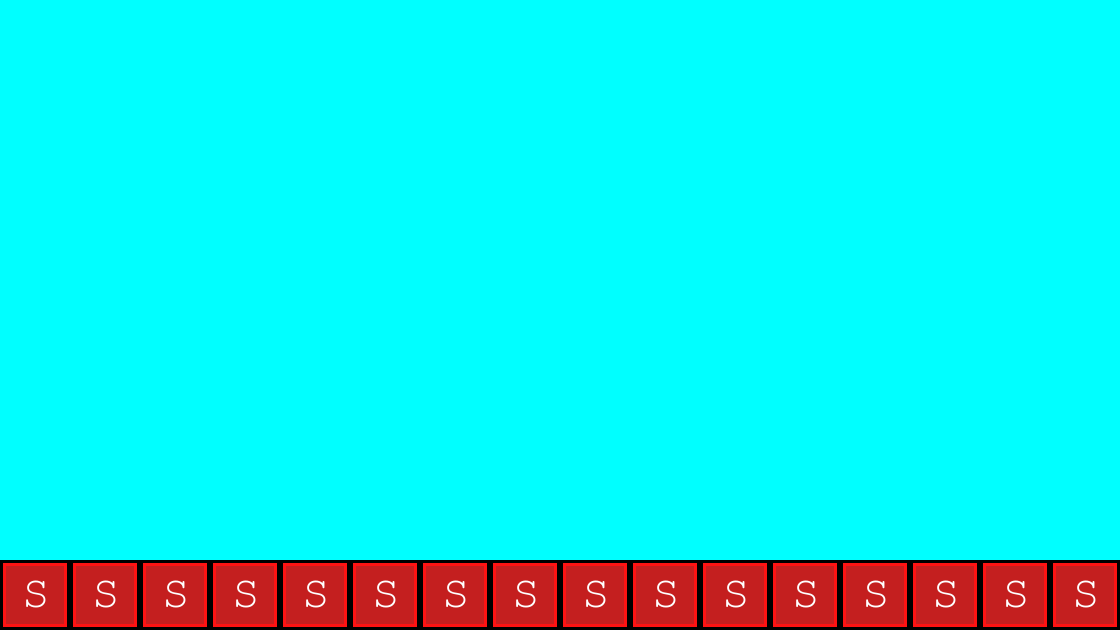

Below is a game level as drawn by its tile map, then a one-line description and the .tmx that defines it (tile-layer data replaced by summaries):
An orthogonal 16x9 tile map with 70x70 px tiles, 2 tile layers (background, collision), 2 tilesets.

<map version="1.0" orientation="orthogonal" width="16" height="9" tilewidth="70" tileheight="70" backgroundcolor="#00ffff">
 <properties>
  <property name="background" value="" />
 </properties>
 <tileset firstgid="1" name="background-tiles" tilewidth="70" tileheight="70">
  <image source="../img/background-tiles.png" width="910" height="910" />
 </tileset>
 <tileset firstgid="170" name="meta-tiles" tilewidth="70" tileheight="70">
  <image source="../img/meta-tiles.png" width="350" height="70" />
 </tileset>
 <layer name="background" width="16" height="9">
  <data>[144 cells, 16 non-empty, 1 distinct tile ids]</data>
 </layer>
 <layer name="collision" width="16" height="9">
  <data>[144 cells, 0 non-empty, 0 distinct tile ids]</data>
 </layer>
</map>
